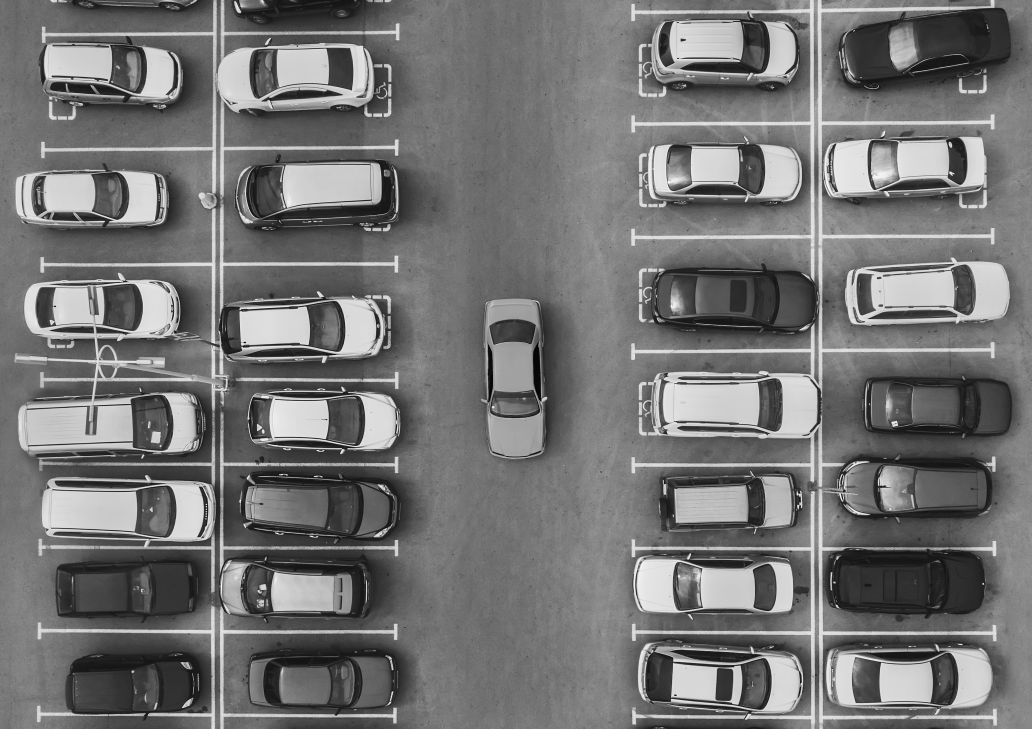
#> input picture output/steps/gambar2_hasil_lab_lightness.png, 3096 x 2185 px, given in place of parking.jpg, which was not available (shown at 1/3 size)
$ python maincode.py
#> lines starting #> are read from the running program, lines starting #| are printed output that depends on the picture; after the words box and inside, x2 and y2 are one past the last pixel; in counts of white or black regions, pixels touching at a corner belong together; pictures that were not available may be replaced by others from this repository, and a replacement may not be noted
from __future__ import annotations

import argparse
from pathlib import Path

import cv2
import numpy as np


ROOT = Path(__file__).resolve().parent


def parse_args() -> argparse.Namespace:
    parser = argparse.ArgumentParser(description="Menghitung mobil pada foto parkiran.")
    parser.add_argument("--input", type=Path, default=ROOT / "input" / "parking.jpg")
    parser.add_argument("--output", type=Path, default=ROOT / "output")
    return parser.parse_args()


def parking_line_mask(image: np.ndarray) -> np.ndarray:
    hsv = cv2.cvtColor(image, cv2.COLOR_BGR2HSV)
    white = cv2.inRange(hsv, (0, 0, 150), (179, 80, 255))
    edges = cv2.Canny(white, 50, 150)
    lines = cv2.HoughLinesP(
        edges, 1, np.pi / 180, threshold=120, minLineLength=160, maxLineGap=30
    )

    mask = np.zeros(image.shape[:2], dtype=np.uint8)
    if lines is not None:
        for x1, y1, x2, y2 in lines[:, 0]:
            dx, dy = x2 - x1, y2 - y1
            angle = abs(np.degrees(np.arctan2(dy, dx)))
            angle = min(angle, 180 - angle)
            if np.hypot(dx, dy) > 150 and (angle < 8 or abs(angle - 90) < 8):
                cv2.line(mask, (x1, y1), (x2, y2), 255, 13)

    return cv2.dilate(mask, np.ones((5, 5), np.uint8), iterations=1)


def otsu_contours(
    image: np.ndarray, line_mask: np.ndarray
) -> tuple[dict[str, np.ndarray | float], np.ndarray]:
    lightness = cv2.cvtColor(image, cv2.COLOR_BGR2LAB)[:, :, 0]
    blurred = cv2.GaussianBlur(lightness, (7, 7), 0)
    threshold, binary = cv2.threshold(
        blurred, 0, 255, cv2.THRESH_BINARY + cv2.THRESH_OTSU
    )
    without_lines = cv2.bitwise_and(binary, cv2.bitwise_not(line_mask))
    opened = cv2.morphologyEx(
        without_lines,
        cv2.MORPH_OPEN,
        cv2.getStructuringElement(cv2.MORPH_ELLIPSE, (3, 3)),
    )
    cleaned = cv2.morphologyEx(
        opened,
        cv2.MORPH_CLOSE,
        cv2.getStructuringElement(cv2.MORPH_ELLIPSE, (7, 7)),
    )

    contours, _ = cv2.findContours(cleaned, cv2.RETR_EXTERNAL, cv2.CHAIN_APPROX_SIMPLE)
    contour_mask = np.zeros_like(cleaned)
    image_area = cleaned.size
    for contour in contours:
        area = cv2.contourArea(contour)
        if 80 < area < image_area * 0.08:
            cv2.drawContours(contour_mask, [contour], -1, 255, thickness=-1)

    stages = {
        "lightness": lightness,
        "blurred": blurred,
        "binary": binary,
        "cleaned": cleaned,
        "threshold": float(threshold),
    }
    return stages, contour_mask


def appearance_evidence(image: np.ndarray, line_mask: np.ndarray) -> np.ndarray:
    gray = cv2.cvtColor(image, cv2.COLOR_BGR2GRAY)
    hsv = cv2.cvtColor(image, cv2.COLOR_BGR2HSV)
    lab = cv2.cvtColor(image, cv2.COLOR_BGR2LAB)
    saturation, value = hsv[:, :, 1], hsv[:, :, 2]
    lightness = lab[:, :, 0]

    background = cv2.GaussianBlur(gray, (0, 0), 55)
    local_difference = cv2.absdiff(gray, background)
    contrast = local_difference > 42
    colored = (saturation > 45) & (value > 45)
    dark_detail = (lightness < 75) & (
        (local_difference > 25) | (saturation > 35)
    )
    evidence = ((contrast | colored | dark_detail).astype(np.uint8)) * 255
    evidence = cv2.bitwise_and(evidence, cv2.bitwise_not(line_mask))
    evidence = cv2.morphologyEx(
        evidence,
        cv2.MORPH_OPEN,
        cv2.getStructuringElement(cv2.MORPH_ELLIPSE, (3, 3)),
    )
    return cv2.dilate(
        evidence,
        cv2.getStructuringElement(cv2.MORPH_ELLIPSE, (7, 7)),
        iterations=1,
    )


def local_maxima(
    score_map: np.ndarray,
    threshold: float,
    suppress_width: int,
    suppress_height: int,
) -> list[tuple[int, int, float]]:
    working = score_map.copy()
    height, width = working.shape
    peaks = []
    while True:
        _, score, _, (x, y) = cv2.minMaxLoc(working)
        if score < threshold:
            break
        peaks.append((x, y, float(score)))
        working[
            max(0, y - suppress_height // 2) : min(height, y + suppress_height // 2),
            max(0, x - suppress_width // 2) : min(width, x + suppress_width // 2),
        ] = 0
    return peaks


def horizontal_cars(
    image: np.ndarray, evidence: np.ndarray, contour_mask: np.ndarray
) -> tuple[list[dict], np.ndarray]:
    height, width = image.shape[:2]
    car_width = max(80, round(width * 0.136))
    car_height = max(45, round(height * 0.096))

    combined = (
        0.85 * (evidence.astype(np.float32) / 255)
        + 0.15 * (contour_mask.astype(np.float32) / 255)
    )
    score_map = cv2.boxFilter(
        combined,
        -1,
        (car_width, car_height),
        normalize=True,
        borderType=cv2.BORDER_REPLICATE,
    )
    peaks = local_maxima(
        score_map,
        threshold=0.655,
        suppress_width=round(car_width * 1.43),
        suppress_height=round(car_height * 1.43),
    )

    detections = []
    for x, y, score in peaks:
        if y > height - car_height * 0.25:
            continue
        detections.append(
            {
                "box": (
                    max(0, x - car_width // 2),
                    max(0, y - car_height // 2),
                    min(width, x + car_width // 2),
                    min(height, y + car_height // 2),
                ),
                "score": score,
                "type": "horizontal",
            }
        )
    return detections, score_map


def vertical_red_car(image: np.ndarray) -> tuple[list[dict], np.ndarray]:
    hsv = cv2.cvtColor(image, cv2.COLOR_BGR2HSV)
    mask = cv2.bitwise_or(
        cv2.inRange(hsv, (0, 70, 80), (12, 255, 255)),
        cv2.inRange(hsv, (170, 70, 80), (179, 255, 255)),
    )
    mask = cv2.morphologyEx(
        mask,
        cv2.MORPH_OPEN,
        cv2.getStructuringElement(cv2.MORPH_ELLIPSE, (5, 5)),
    )
    mask = cv2.morphologyEx(
        mask,
        cv2.MORPH_CLOSE,
        cv2.getStructuringElement(cv2.MORPH_ELLIPSE, (25, 25)),
        iterations=2,
    )

    detections = []
    contours, _ = cv2.findContours(mask, cv2.RETR_EXTERNAL, cv2.CHAIN_APPROX_SIMPLE)
    image_area = image.shape[0] * image.shape[1]
    for contour in contours:
        x, y, width, height = cv2.boundingRect(contour)
        area = cv2.contourArea(contour)
        if area > image_area * 0.001 and height / max(width, 1) > 1.5:
            pad_x, pad_y = round(width * 0.08), round(height * 0.04)
            detections.append(
                {
                    "box": (
                        max(0, x - pad_x),
                        max(0, y - pad_y),
                        min(image.shape[1], x + width + pad_x),
                        min(image.shape[0], y + height + pad_y),
                    ),
                    "score": float(area),
                    "type": "vertical",
                }
            )
    return detections, mask


def draw_result(image: np.ndarray, detections: list[dict]) -> np.ndarray:
    result = image.copy()
    detections.sort(key=lambda item: (item["box"][1], item["box"][0]))
    for number, detection in enumerate(detections, start=1):
        x1, y1, x2, y2 = detection["box"]
        color = (0, 165, 255) if detection["type"] == "vertical" else (0, 255, 0)
        cv2.rectangle(result, (x1, y1), (x2, y2), color, 4)
        cv2.putText(
            result,
            str(number),
            (x1 + 5, max(28, y1 + 28)),
            cv2.FONT_HERSHEY_SIMPLEX,
            0.85,
            (0, 0, 255),
            3,
            cv2.LINE_AA,
        )

    cv2.rectangle(result, (1050, 18), (2045, 112), (25, 25, 25), -1)
    cv2.putText(
        result,
        f"Jumlah mobil: {len(detections)}",
        (1100, 84),
        cv2.FONT_HERSHEY_SIMPLEX,
        1.6,
        (0, 0, 255),
        4,
        cv2.LINE_AA,
    )
    return result


def run(input_path: Path, output_dir: Path) -> int:
    image = cv2.imread(str(input_path))
    if image is None:
        raise FileNotFoundError(f"Gambar tidak ditemukan: {input_path}")
    steps = output_dir / "steps"
    steps.mkdir(parents=True, exist_ok=True)

    lines = parking_line_mask(image)
    otsu_stages, contour_mask = otsu_contours(image, lines)
    evidence = appearance_evidence(image, lines)
    horizontal, score_map = horizontal_cars(image, evidence, contour_mask)
    vertical, red_mask = vertical_red_car(image)
    detections = horizontal + vertical
    result = draw_result(image, detections)

    heatmap = cv2.applyColorMap(
        cv2.normalize(score_map, None, 0, 255, cv2.NORM_MINMAX).astype(np.uint8),
        cv2.COLORMAP_JET,
    )
    outputs = {
        "gambar1_hasil_original.png": image,
        "gambar2_hasil_lab_lightness.png": otsu_stages["lightness"],
        "gambar3_hasil_otsu_threshold.png": otsu_stages["binary"],
        "gambar4_hasil_parking_line_mask.png": lines,
        "gambar5_hasil_morphology.png": otsu_stages["cleaned"],
        "gambar6_hasil_filtered_contours.png": contour_mask,
        "gambar7_hasil_appearance_evidence.png": evidence,
        "gambar8_hasil_density_heatmap.png": heatmap,
        "gambar9_hasil_red_car_mask.png": red_mask,
    }
    for filename, step_image in outputs.items():
        cv2.imwrite(str(steps / filename), step_image)
    cv2.imwrite(str(output_dir / "total_mobil.png"), result)
    (output_dir / "count.txt").write_text(
        f"Jumlah mobil terdeteksi: {len(detections)}\n"
        f"Horizontal: {len(horizontal)}\n"
        f"Vertikal merah: {len(vertical)}\n"
        f"Threshold Otsu: {otsu_stages['threshold']:.0f}\n",
        encoding="utf-8",
    )
    return len(detections)


def main() -> None:
    args = parse_args()
    count = run(args.input, args.output)
#> in run, image is the input picture: shape (2185, 3096, 3); min 0, max 255, mean 115.7
#> in parking_line_mask, `white = cv2.inRange(hsv, (0, 0, 150), (179, 80, 255))`:
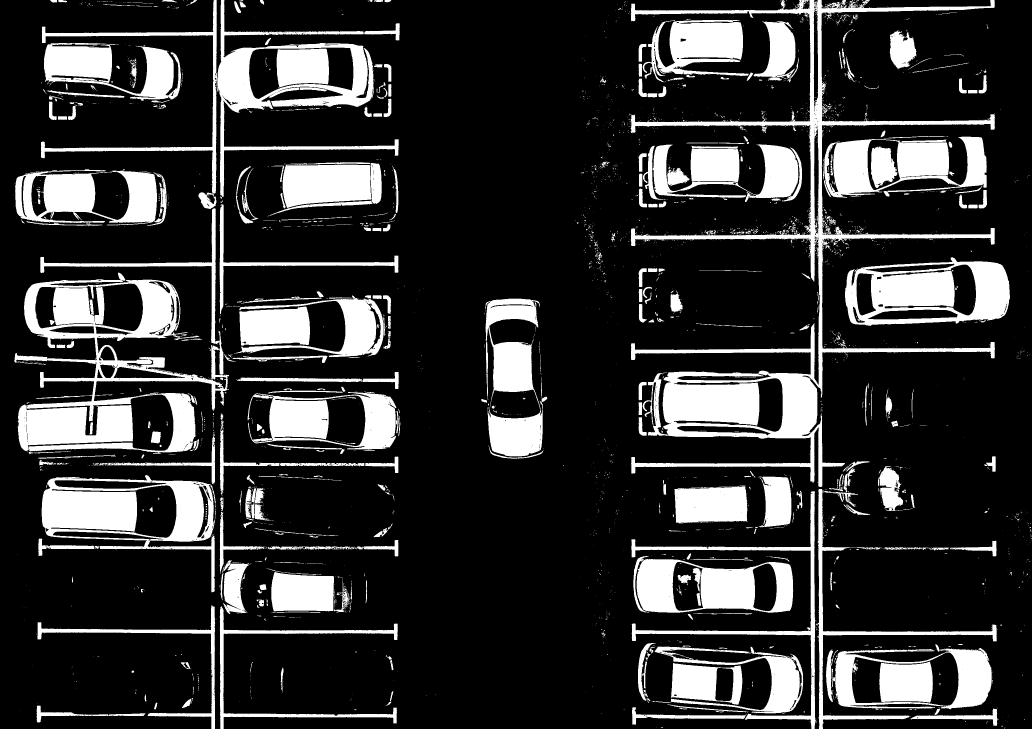
#> white: shape (2185, 3096) (shown at 1/3 size); 19.3% white; 3283 white regions (2752 under 20 px), largest, box (x1, y1, x2, y2) and area: (1892, 0, 2986, 1461) 164311, (43, 625, 687, 1361) 100753, (125, 1425, 648, 1778) 64858
#> in parking_line_mask, `edges = cv2.Canny(white, 50, 150)`:
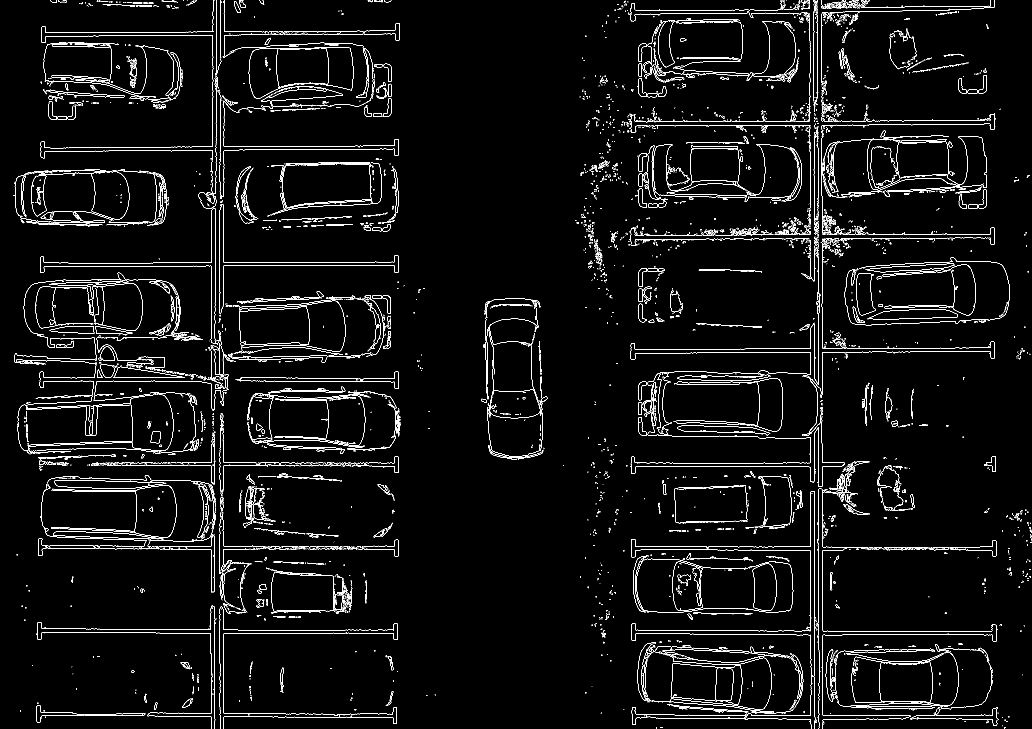
#> edges: shape (2185, 3096) (shown at 1/3 size); 2.7% white in thin lines or dots
#> in parking_line_mask, `lines = cv2.HoughLinesP( edges, 1, np.pi / 180, threshold=120, minLine..`: lines = 261 rows, first 6: [2466, 413, 2466, 249], [659, 2144, 659, 1826], [1893, 1389, 2360, 1389], [2431, 816, 2431, 385], [751, 1388, 1194, 1388], [670, 2184, 670, 1769]
#> the loop in parking_line_mask, `for x1, y1, x2, y2 in lines[:, 0]:` made 261 passes
#> (x1, y1, x2, y2, dx, dy, angle) on passes 1 to 3: (2466, 413, 2466, 249, 0, -164, 90), (659, 2144, 659, 1826, 0, -318, 90), (1893, 1389, 2360, 1389, 467, 0, 0)
#> in otsu_contours, `threshold, binary = cv2.threshold( blurred, 0, 255, cv2.THRESH_BINARY ..`: threshold = 151
#> in otsu_contours, `contours, _ = cv2.findContours(cleaned, cv2.RETR_EXTERNAL, cv2.CHAIN_A..`: contours = 582 contours, 198 with area under 20; largest, box (x1, y1, x2, y2) and area: (2535, 784, 3030, 977) 51197, (1912, 1668, 2379, 1839) 43597, (784, 130, 1174, 320) 42896, (2478, 1950, 2824, 2124) 42588, (1988, 1115, 2299, 1291) 38472
#> the loop in otsu_contours, `for contour in contours:` made 582 passes
#> area on passes 1 to 3: 34, 200.5, 209.5
#> after the loop in otsu_contours, `for contour in contours:`:
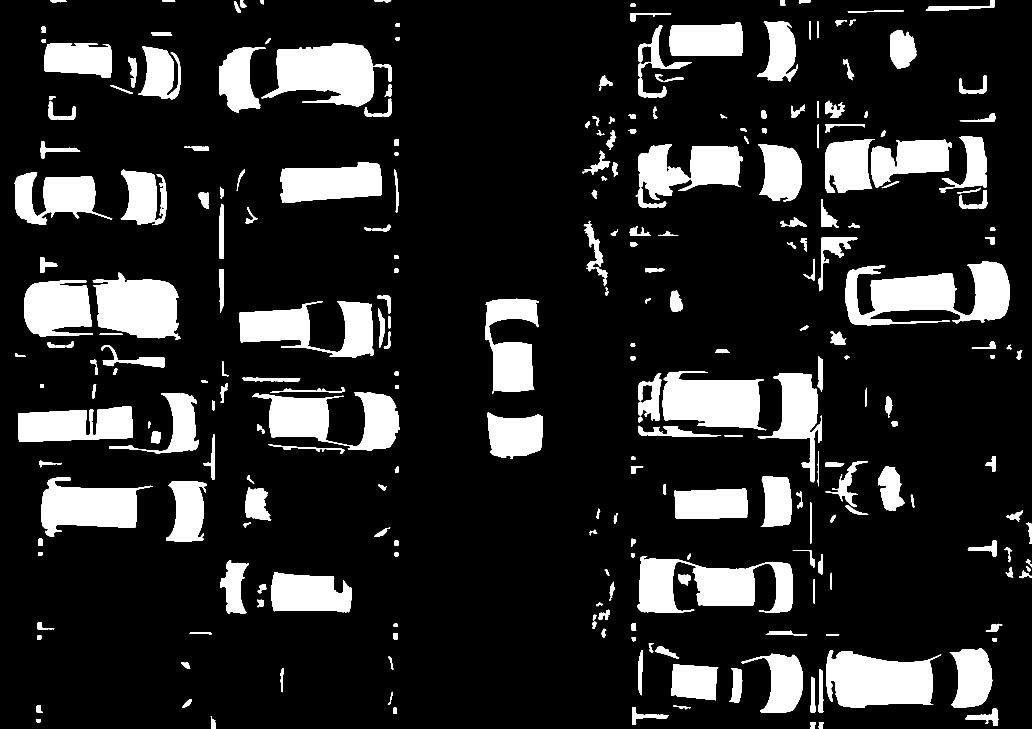
#> contour_mask: shape (2185, 3096) (shown at 1/3 size); 15.1% white; 258 white regions, largest, box (x1, y1, x2, y2) and area: (2535, 784, 3030, 977) 52437, (1912, 1668, 2379, 1839) 44552, (784, 130, 1174, 320) 43575
#> in run, `otsu_stages, contour_mask = otsu_contours(image, lines)`: otsu_stages = 5 items
#> in horizontal_cars, `score_map = cv2.boxFilter( combined, -1, (car_width, car_height), norm..`:
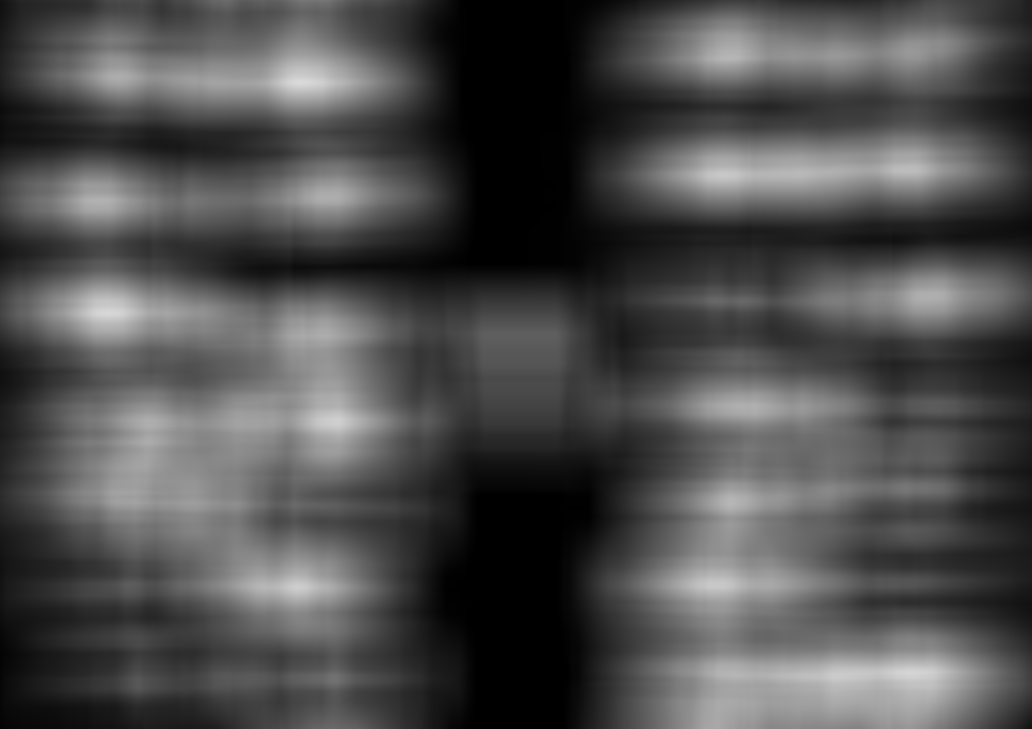
#> score_map: shape (2185, 3096) float32 (shown at 1/3 size); min 0, max 0.854, mean 0.305
#> the loop in local_maxima, `while True:` made 21 passes
#> (score, x, y) on passes 1 to 8: (0.854, 901, 247), (0.844, 320, 939), (0.837, 2731, 2018), (0.816, 1012, 1260), (0.81, 890, 1760), (0.787, 2130, 1757), (0.783, 2171, 523), (0.749, 2429, 2029)
#> after the loop in local_maxima, `while True:`:
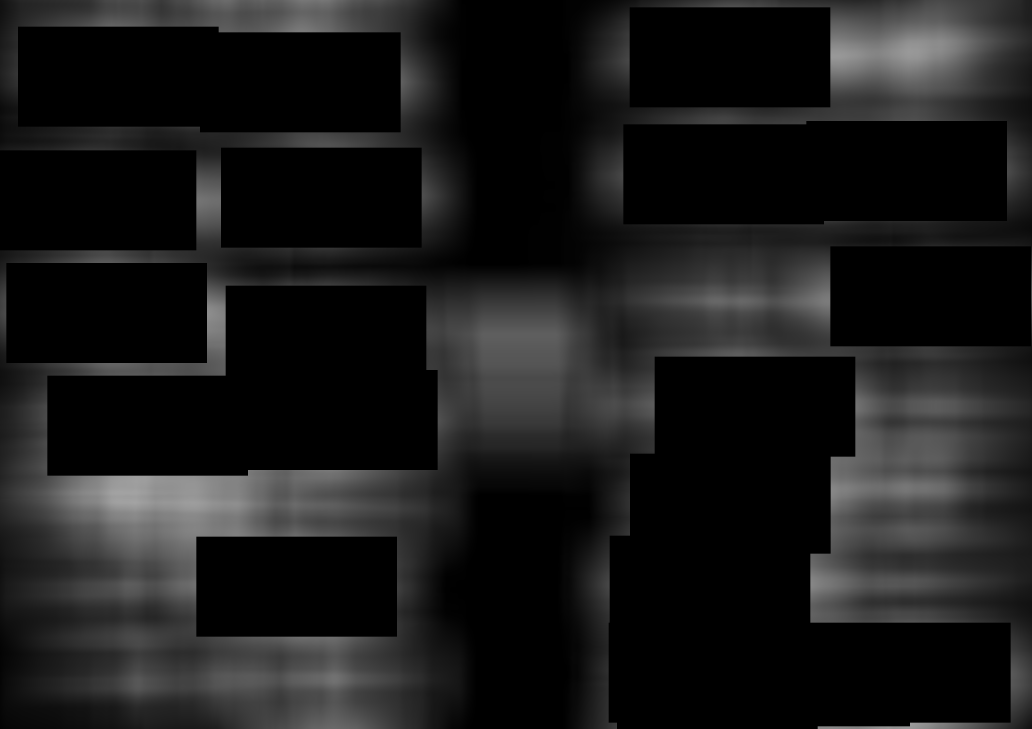
#> working: shape (2185, 3096) float32 (shown at 1/3 size); min 0, max 0.641, mean 0.102
#> after the loop in local_maxima, `while True:`: peaks = 20 items, first 6: (901, 247, 0.854), (320, 939, 0.844), (2731, 2018, 0.837), (1012, 1260, 0.816), (890, 1760, 0.81), (2130, 1757, 0.787)
#> the loop in horizontal_cars, `for x, y, score in peaks:` made 20 passes
#> after the loop in horizontal_cars, `for x, y, score in peaks:`: detections = 19 items
#> in vertical_red_car, `contours, _ = cv2.findContours(mask, cv2.RETR_EXTERNAL, cv2.CHAIN_APPR..`: contours = []
#> in run, `detections = horizontal + vertical`: detections = 19 items
#> the loop in draw_result, `for number, detection in enumerate(detections, start=1):` made 19 passes
#> (x1, y1, x2, y2) on passes 1 to 8: (1980, 67, 2400, 277), (145, 125, 565, 335), (691, 142, 1111, 352), (2510, 408, 2930, 618), (1961, 418, 2381, 628), (754, 488, 1174, 698), (78, 496, 498, 706), (2582, 784, 3002, 994)
#> in run, `heatmap = cv2.applyColorMap( cv2.normalize(score_map, None, 0, 255, cv..`:
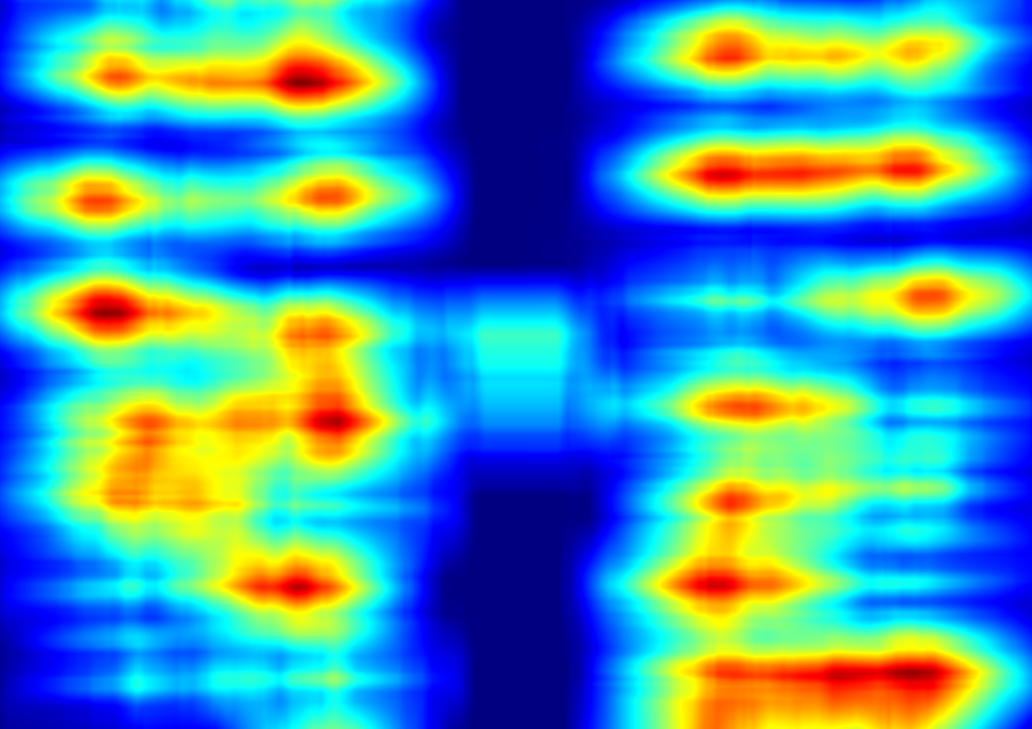
#> heatmap: shape (2185, 3096, 3) (shown at 1/3 size); mean B, G, R 172.3, 150.3, 69.6
#> the loop in run, `for filename, step_image in outputs.items():` made 9 passes
#> count = 19
    print(f"Jumlah mobil terdeteksi: {count}")
#| Jumlah mobil terdeteksi: 19
    print(f"Hasil tersimpan di: {args.output / 'total_mobil.png'}")


if __name__ == "__main__":
    main()
